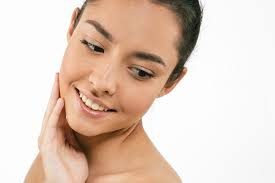
#> input picture aaa.jpeg, 275 x 183 px
$ jupyter execute --allow-errors 16_05_2024.ipynb
#> lines starting #> are read from the running program, lines starting #| are printed output that depends on the picture; after the words box and inside, x2 and y2 are one past the last pixel; in counts of white or black regions, pixels touching at a corner belong together
[cell 1]
import cv2
import numpy as np
import matplotlib.pyplot as plt

# Cargar la imagen en escala de grises
img = cv2.imread(r'aaa.jpeg', 0)
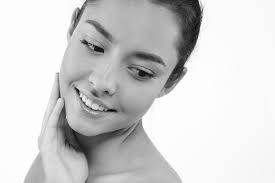
#> img: shape (183, 275); min 0, max 255, mean 209.7

# Aplicar el algoritmo de Canny a la imagen completa
bordes = cv2.Canny(img, 100, 200)
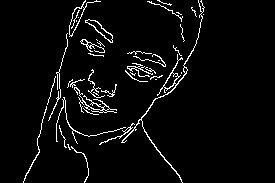
#> bordes: shape (183, 275); 4.2% white in thin lines or dots, all inside (x1, y1, x2, y2) = (23, 0, 205, 183)

# Crear una figura para mostrar los resultados
plt.figure(figsize=(12, 8))

# Mostrar la imagen original
plt.subplot(121)
plt.imshow(img, cmap='gray')
plt.title('Imagen Original')
plt.axis('off')

# Mostrar los bordes detectados con Canny
plt.subplot(122)
plt.imshow(bordes, cmap='gray')
plt.title('Bordes Detectados con Canny')
plt.axis('off')

plt.show()
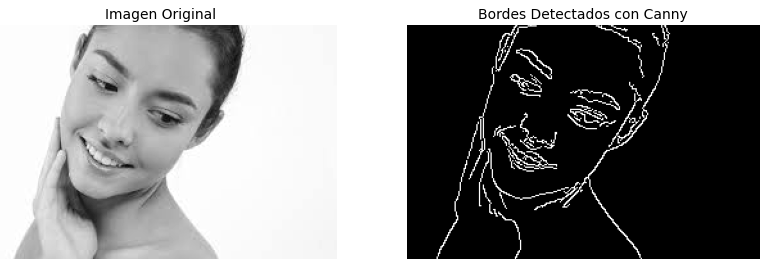
#> figure drawn by matplotlib, 2 panels

$ run again, with casa.jpeg copied over aaa.jpeg
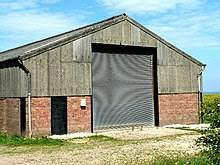
#> input picture casa.jpeg, 220 x 165 px
#> `bordes = cv2.Canny(img, 100, 200)`:
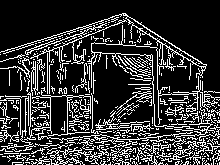
#> bordes: shape (165, 220); 20.9% white in thin lines or dots
#> `plt.show()`:
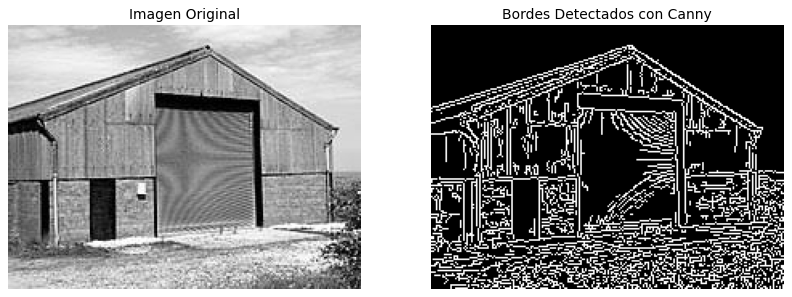
#> figure drawn by matplotlib, 2 panels
